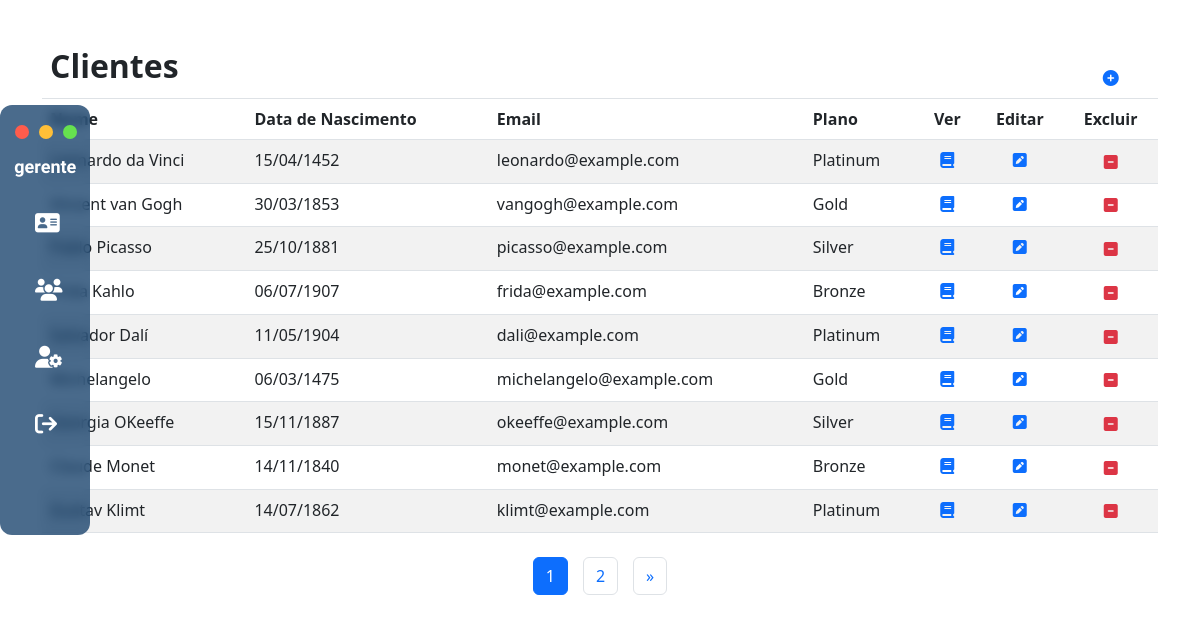
Screenshot of /healthtech_Vfinal/templates/tableCliente.php (signed in) with the database file from the repository.
### tables this page shows
CREATE TABLE tb_cliente (
  id INTEGER UNSIGNED NOT NULL AUTO_INCREMENT,
  cpf VARCHAR(14) NOT NULL,
  nome VARCHAR(45) NULL,
  data_nascimento VARCHAR(10) NULL,
  telefone VARCHAR(45) NULL,
  endereco VARCHAR(200) NULL,
  cep VARCHAR(9) NULL,
  plano VARCHAR(25) NOT NULL,
  senha VARCHAR(50) NULL,
  email VARCHAR(50) NOT NULL,
  PRIMARY KEY(id),
  UNIQUE (cpf),
  UNIQUE (email)
);

### healthtech_Vfinal/config/processamentoCliente.php (called while the page is built, shortened)
<?php
include_once("../config/url.php");
include_once("../config/conexao.php");
if (!empty($id)) {
    $query = "SELECT * FROM tb_cliente WHERE id = :id";
    $stmt = $conn->prepare($query);
    $stmt->bindParam(":id", $id);
    $stmt->execute();
    $onlyCliente = $stmt->fetch();
    $AllClientes = [];
} else {
    $itensPorPagina = 9;
    $queryTotal = "SELECT COUNT(*) AS total FROM tb_cliente";
    $stmtTotal = $conn->prepare($queryTotal);
    $stmtTotal->execute();
    $totalRegistros = $stmtTotal->fetch(PDO::FETCH_ASSOC)['total'];
    $totalPaginas = ceil($totalRegistros / $itensPorPagina);
    $paginaAtual = isset($_GET['page']) ? $_GET['page'] : 1;
    $offset = ($paginaAtual - 1) * $itensPorPagina;
    $query = "SELECT * FROM tb_cliente LIMIT :offset, :itensPorPagina";
    $stmt = $conn->prepare($query);
    $stmt->bindValue(':offset', $offset, PDO::PARAM_INT);
    $stmt->bindValue(':itensPorPagina', $itensPorPagina, PDO::PARAM_INT);
    $stmt->execute();
    $AllClientes = $stmt->fetchAll(PDO::FETCH_ASSOC);
}

### healthtech_Vfinal/config/url.php (called while the page is built, shortened)
<?php
  $BASE_URL = "http://".$_SERVER['SERVER_NAME'].dirname($_SERVER['REQUEST_URI'].'?');
?>

### healthtech_Vfinal/templates/tableCliente.php (the view, shortened to what this page needs)
<?php
include_once("layout/head.php");
include_once("layout/header.php");
include_once("../config/processamentoCliente.php");
?>
<body class="tabela">
     <div class="total">
          <div class="container" style="margin-top:10px;">
               <div>
                    <main class="table">
                         <section>
                              <?php if (!empty($AllClientes) && count($AllClientes) > 0) : ?>
                         </section>
                         <section>
                              <div class="table-responsive">
                                   <table class="table table-striped table-hover">
                                        <thead>
                                             <tr>
                                                  <td colspan="6" class="fs-2"><strong>Clientes</strong></td>
                                                  <td class="text-center">
                                                       <?php if ($_SESSION['cargo'] == 1) : ?>
                                                            <div>
                                                                 <a href=" <?= $BASE_URL ?>/createCliente.php">
                                                                      <i class="fas fa-plus-circle"></i></ion-icon>
                                                                 </a>
                                                            </div>
                                                       <?php endif; ?>
                                                  </td>
                                             </tr>
                                             <tr>
                                                  <th scope="col">Nome</th>
                                                  <th scope="col">Data de Nascimento</th>
                                                  <th scope="col">Email</th>
                                                  <th scope="col">Plano</th>
                                                  <th scope="col" class="text-center">Ver</th>
                                                  <?php if ($_SESSION['cargo'] == 1) : ?>
                                                       <th scope="col" class="text-center">Editar</th>
                                                       <th scope="col" class="text-center">Excluir</th>
                                                  <?php endif; ?>
                                             </tr>
                                        </thead>
                                        <tbody>
                                             <?php foreach ($AllClientes as $cliente) : ?>
                                                  <tr>
                                                       <td><?= $cliente["nome"] ?></td>
                                                       <td><?= $cliente["data_nascimento"] ?></td>
                                                       <td><?= $cliente["email"] ?></td>
                                                       <td><?= $cliente["plano"] ?></td>
                                                       <td class="text-center">
                                                            <a href="<?= $BASE_URL ?>/showCliente.php?id=<?= $cliente["id"] ?>">
                                                                 <i class="fas fa-book"></i>
                                                            </a>
                                                       </td>
                                                       <?php if ($_SESSION['cargo'] == 1) : ?>
                                                            <td class="text-center">
                                                                 <a href="<?= $BASE_URL ?>/editCliente.php?id=<?= $cliente["id"] ?>">
                                                                      <i class="fas fa-pen-square"></i>
                                                                 </a>
                                                            </td>
                                                            <td class="text-center">
                                                                 <form class="delete-form" action="<?= $BASE_URL ?>/../config/processamentoCliente.php" method="POST">
                                                                      <button type="submit" class="btn btn-link text-danger p-0">
                                                                           <i class="fas fa-minus-square"></i>
                                                                      </button>
                                                                 </form>
                                                            </td>
                                                       <?php endif; ?>
                                                  </tr>
                                             <?php endforeach; ?>
                                        </tbody>
                                   </table>
                              </div>
                         </section>
                         <?php if ($totalPaginas > 1) : ?>
                              <nav aria-label="Page navigation">
                                   <ul class="pagination justify-content-center">
                                        <?php for ($i = 1; $i <= $totalPaginas; $i++) : ?>
                                             <li class="page-item <?= $i == $paginaAtual ? 'active' : '' ?>">
                                                  <a class="page-link btn btn-primary" href="<?= $BASE_URL ?>/tableCliente.php?page=<?= $i ?>"><?= $i ?></a>
                                             </li>
                                        <?php endfor; ?>
                                        <?php if ($paginaAtual < $totalPaginas) : ?>
                                             <li class="page-item">
                                                  <a class="page-link btn btn-primary" href="<?= $BASE_URL ?>/tableCliente.php?page=<?= $paginaAtual + 1 ?>" aria-label="Next">
                                                       <span aria-hidden="true">&raquo;</span>
                                                  </a>
                                             </li>
                                        <?php endif; ?>
                                   </ul>
                              </nav>
                         <?php endif; ?>
                    <?php endif; ?>
                    </main>
               </div>
          </div>
     </div>
     <?php
     include_once("layout/footer.php");
     ?>

### healthtech_Vfinal/css/style.css (style rules this page uses)
*, *::after, *::before { box-sizing: border-box; padding: 0; margin: 0; }
body { width: 100%; min-height: 100vh; background-size: cover; background-position: center; background-repeat: no-repeat; font-family: 'Mukta', sans-serif; }
.btn-primary { background-color: #162938; color: #fff; border: none; border-radius: 5px; padding: 10px 20px; cursor: pointer; }

### rows the page displays
tb_cliente: nome "Leonardo da Vinci", data_nascimento "15/04/1452", email "leonardo@example.com", plano "Platinum"
tb_cliente: nome "Vincent van Gogh", data_nascimento "30/03/1853", email "vangogh@example.com", plano "Gold"
tb_cliente: nome "Pablo Picasso", data_nascimento "25/10/1881", email "picasso@example.com", plano "Silver"
tb_cliente: nome "Frida Kahlo", data_nascimento "06/07/1907", email "frida@example.com", plano "Bronze"
tb_cliente: nome "Salvador Dalí", data_nascimento "11/05/1904", email "dali@example.com", plano "Platinum"
tb_cliente: nome "Michelangelo", data_nascimento "06/03/1475", email "michelangelo@example.com", plano "Gold"
tb_cliente: nome "Georgia OKeeffe", data_nascimento "15/11/1887", email "okeeffe@example.com", plano "Silver"
tb_cliente: nome "Claude Monet", data_nascimento "14/11/1840", email "monet@example.com", plano "Bronze"
tb_cliente: nome "Gustav Klimt", data_nascimento "14/07/1862", email "klimt@example.com", plano "Platinum"
